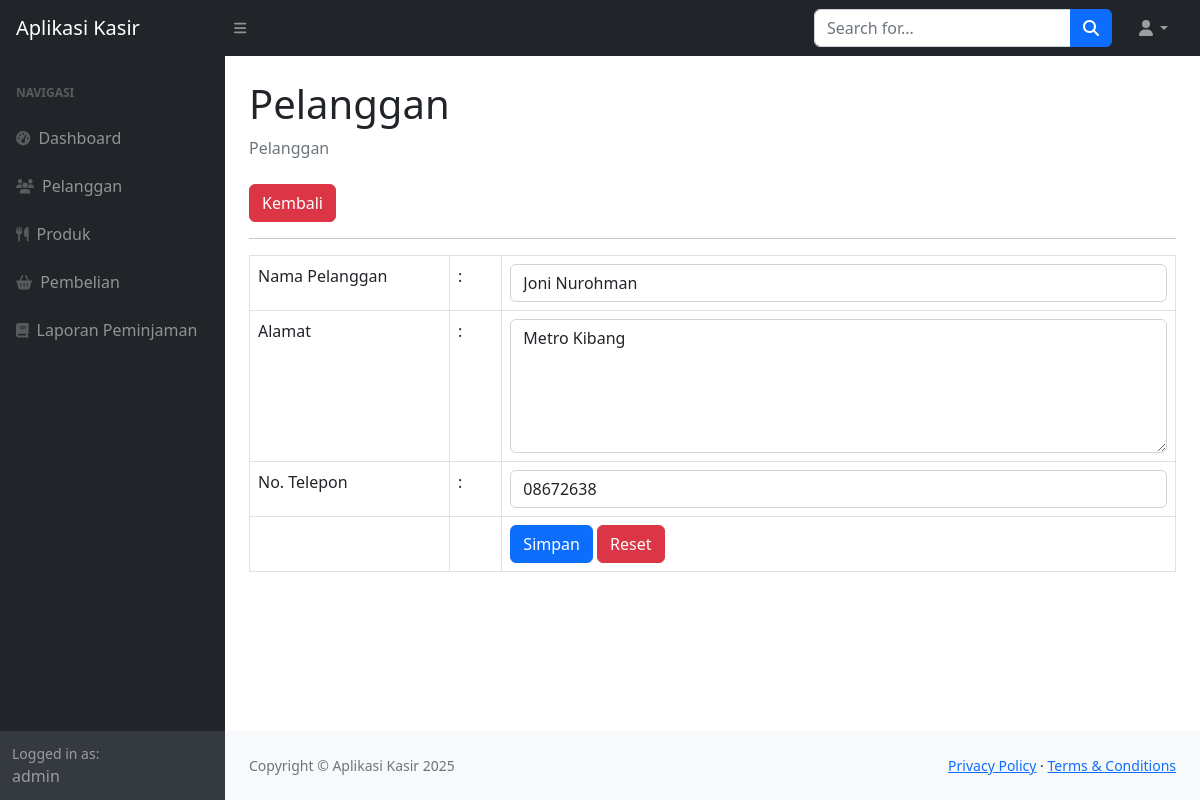
The app's page /index.php?page=pelanggan_ubah&&id=1 (signed in) with its own data.
### tables this page shows
CREATE TABLE `pelanggan` (
  `id_pelanggan` int(11) NOT NULL,
  `nama_pelanggan` varchar(255) DEFAULT NULL,
  `alamat` text DEFAULT NULL,
  `no_telepon` varchar(255) DEFAULT NULL
);

### pelanggan_ubah.php (the view, shortened to what this page needs)
<?php
$id = $_GET['id'];
    $query = mysqli_query($koneksi, "SELECT*FROM pelanggan WHERE id_pelanggan=$id");
    $data = mysqli_fetch_array($query);
?>
<div class="container-fluid px-4">
                        <h1 class="mt-4">Pelanggan</h1>
                        <ol class="breadcrumb mb-4">
                            <li class="breadcrumb-item active">Pelanggan</li>
                        </ol>
                        <a href="?page=pelanggan" class="btn btn-danger">Kembali</a>
                        <hr>
                        <form method="post">
                            <table class="table table-bordered">
                                <tr>
                                    <td width="200">Nama Pelanggan</td>
                                    <td>:</td>
                                    <td><input class="form-control" value="<?php echo $data['nama_pelanggan'];?>" type="text" name="nama_pelanggan"></td>
                                </tr>
                                <tr>
                                    <td>Alamat</td>
                                    <td>:</td>
                                    <td>
                                        <textarea name="alamat" rows="5" class="form-control"><?php echo $data['alamat'];?></textarea>
                                    </td>
                                </tr>
                                <tr>
                                    <td>No. Telepon</td>
                                    <td>:</td>
                                    <td><input class="form-control" type="number" step="0" value="<?php echo $data['no_telepon'];?>" name="no_telepon"></td>
                                </tr>
                                <tr>
                                    <td></td>
                                    <td></td>
                                    <td>
                                        <button type="submit" class="btn btn-primary">Simpan</button>
                                        <button type="reset" class="btn btn-danger">Reset</button>
                                    </td>
                                </tr>
                            </table>
                        </form>
                    </div>

### records on screen
pelanggan: nama_pelanggan "Joni Nurohman", alamat "Metro Kibang", no_telepon "08672638"

### other values on screen
$_SESSION['user']['nama'] "admin"
